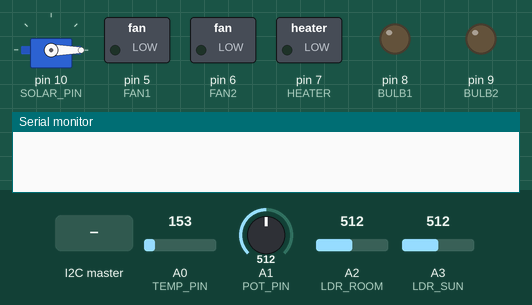
This sketch was run on a simulated Arduino Uno, built with avr-gcc and run on an emulated ATmega328P. Shown: servo, switched loads named in the sketch (green lamp = pin HIGH), output pins drawn as LEDs (lit = HIGH), the last lines printed to the serial monitor. Inputs (shaded band) come from the test bench; at power-on: A0 (TEMP_PIN) = 153, A1 (POT_PIN) = 512, A3 (LDR_SUN) = 512, A2 (LDR_ROOM) = 512.

Above: at 1.2 s.
1.3 s: the I2C master sends the byte 1
At 2.2 s:
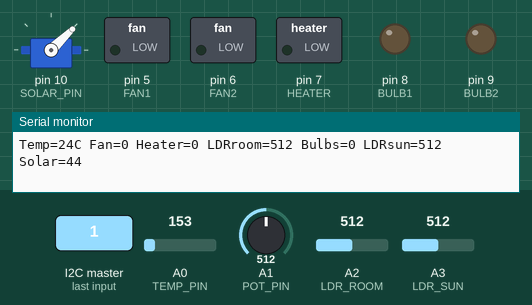
2.8 s: A0 (TEMP_PIN) set to 174
At 3.7 s:
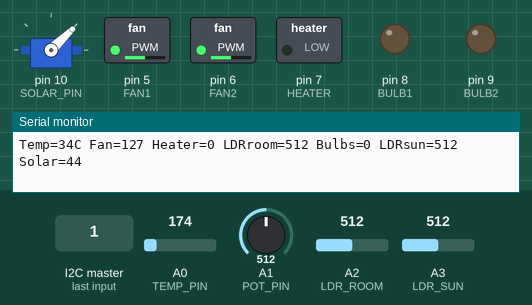
4.3 s: A1 (POT_PIN) set to 689
At 4.9 s:
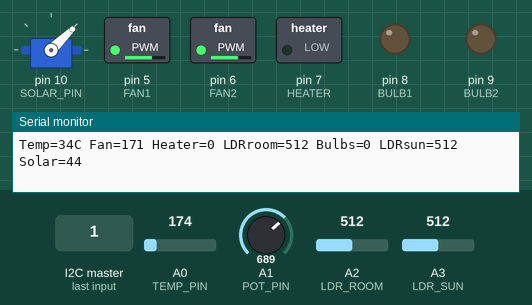
5.8 s: A3 (LDR_SUN) set to 689
At 6.6 s:
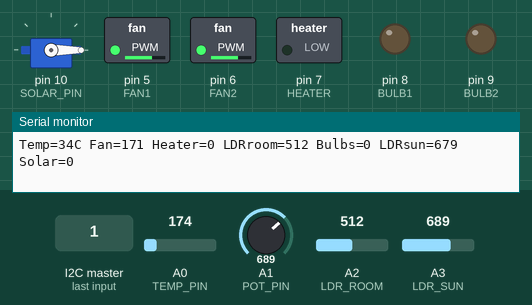
7.3 s: A2 (LDR_ROOM) set to 110
8.8 s: A2 (LDR_ROOM) set to 92
At 10.2 s:
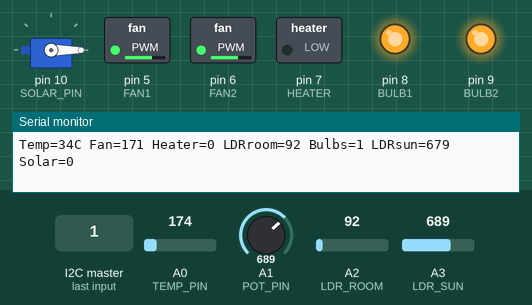
Timing chart, 0 to 11.3 s (numbered marks = the images above; inputs shaded):
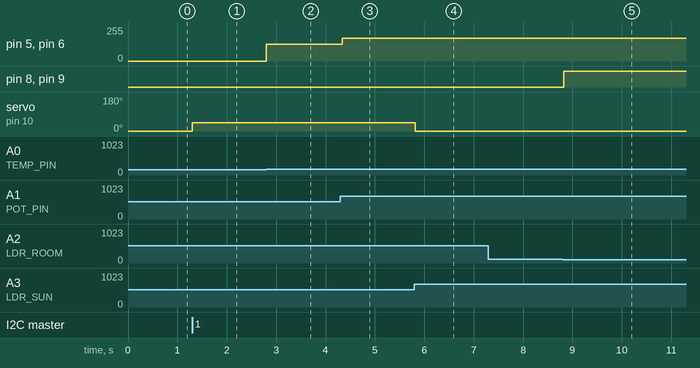

The sketch:

slave_arduino.ino
```cpp
// ===== SMART HOME - SLAVE (Arduino 2) =====
// Climate (TMP36, Pot, 2 Fans, Heater), Light (LDR, 2 Bulbs),
// Solar panel (LDR + Servo).  Controlled by the MASTER over I2C.
#include <Wire.h>
#include <Servo.h>

#define SLAVE_ADDR 8
#define TEMP_PIN   A0   // TMP36
#define POT_PIN    A1   // Fan speed
#define LDR_ROOM   A2   // LDR 1 (room)
#define LDR_SUN    A3   // LDR 2 (sun)
#define FAN1       5
#define FAN2       6
#define HEATER     7    // Yellow LED
#define BULB1      8
#define BULB2      9
#define SOLAR_PIN  10

// Adjust to the min/max you see on LDR 2 in Tinkercad
#define SUN_MAX 679     // brightest = East = 0 degrees
#define SUN_MIN 6       // darkest   = West = 180 degrees

Servo solarServo;
volatile bool systemActive = false;     // flag from master
int temperature = 0;
int lightsOn = 0;
unsigned long lastShow = 0;
bool lastFlag = false;                  // for the Serial message below

void receiveEvent(int n) {
  while (Wire.available()) systemActive = Wire.read();
}

void requestEvent() {
  Wire.write((byte)(temperature + 40));
  Wire.write((byte)lightsOn);
}

void allOff() {
  analogWrite(FAN1, 0);
  analogWrite(FAN2, 0);
  digitalWrite(HEATER, LOW);
  digitalWrite(BULB1, LOW);
  digitalWrite(BULB2, LOW);
  lightsOn = 0;
}

void setup() {
  Serial.begin(9600);
  pinMode(FAN1, OUTPUT);  pinMode(FAN2, OUTPUT);
  pinMode(HEATER, OUTPUT);
  pinMode(BULB1, OUTPUT); pinMode(BULB2, OUTPUT);
  solarServo.attach(SOLAR_PIN);
  solarServo.write(0);
  Wire.begin(SLAVE_ADDR);
  Wire.onReceive(receiveEvent);
  Wire.onRequest(requestEvent);
}

void loop() {
  // Always measure temperature so the master can show it
  float volts = analogRead(TEMP_PIN) * 5.0 / 1024.0;
  temperature = (int)((volts - 0.5) * 100.0);

  // Tell us on the Serial Monitor when the master switches us on or off
  if (systemActive != lastFlag) {
    lastFlag = systemActive;
    Serial.println(systemActive ? "SLAVE: system ACTIVE" : "SLAVE: system INACTIVE");
  }

  if (!systemActive) {                  // inactive = nothing works
    allOff();
    solarServo.write(0);
    delay(100);
    return;
  }

  // ---- Climate control ----
  int pot = analogRead(POT_PIN);
  int speed = 0;
  if (temperature > 27) {
    speed = map(pot, 0, 1023, 0, 255);  // Pot sets fan speed
  }
  analogWrite(FAN1, speed);
  analogWrite(FAN2, speed);
  digitalWrite(HEATER, temperature < 17 ? HIGH : LOW);

  // ---- Light control ----
  int room = analogRead(LDR_ROOM);
  if (room < 100) { digitalWrite(BULB1, HIGH); digitalWrite(BULB2, HIGH); lightsOn = 1; }
  else            { digitalWrite(BULB1, LOW);  digitalWrite(BULB2, LOW);  lightsOn = 0; }

  // ---- Solar panel: bright (East, 0) -> dark (West, 180) ----
  int sun = constrain(analogRead(LDR_SUN), SUN_MIN, SUN_MAX);
  int angle = map(sun, SUN_MAX, SUN_MIN, 0, 180);
  solarServo.write(angle);

  // ---- Readings on Serial Monitor ----
  if (millis() - lastShow > 500) {
    lastShow = millis();
    Serial.print("Temp="); Serial.print(temperature);
    Serial.print("C Fan="); Serial.print(speed);
    Serial.print(" Heater="); Serial.print(digitalRead(HEATER));
    Serial.print(" LDRroom="); Serial.print(room);
    Serial.print(" Bulbs="); Serial.print(lightsOn);
    Serial.print(" LDRsun="); Serial.print(sun);
    Serial.print(" Solar="); Serial.println(angle);
  }
  delay(50);
}
```

Measured:
- the behaviour switches between 159 and 160 on A0 (TEMP_PIN) (found by bisection; images 1 and 2)
- the behaviour switches between 100 and 99 on A2 (LDR_ROOM) (found by bisection; images 4 and 5)
- after the input at 1.3 s, servo on pin 10 (SOLAR_PIN): 0° → 44° at once
- after the input at 2.8 s, pin 5 (FAN1), pin 6 (FAN2): 0/255 → 127/255 at once
- after the input at 4.3 s, pin 5 (FAN1), pin 6 (FAN2): 127/255 → 171/255 at once
- after the input at 5.8 s, servo on pin 10 (SOLAR_PIN): 44° → 0° at once
- after the input at 8.8 s, pin 8 (BULB1), pin 9 (BULB2): LOW → HIGH at once
